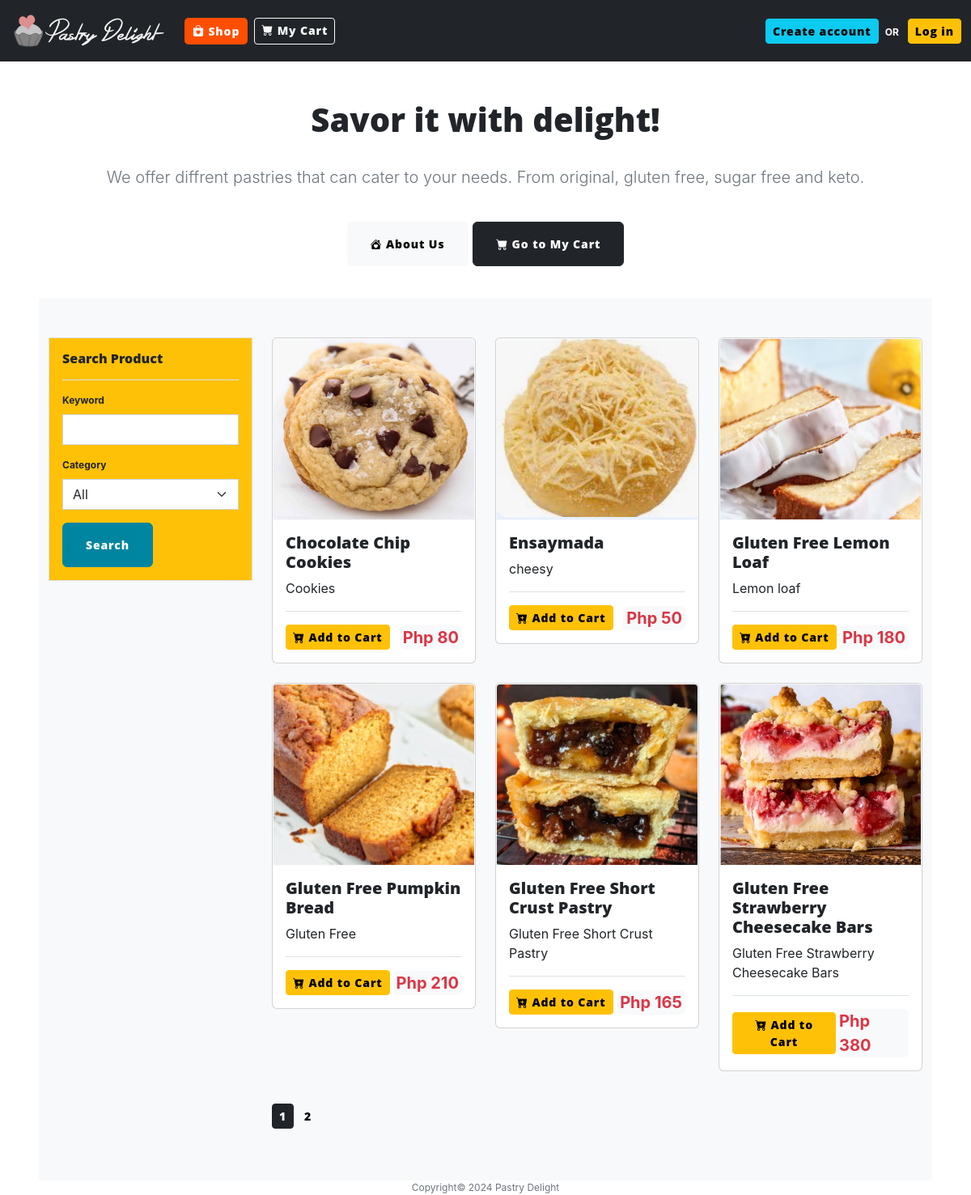
Before: / with the older database file.
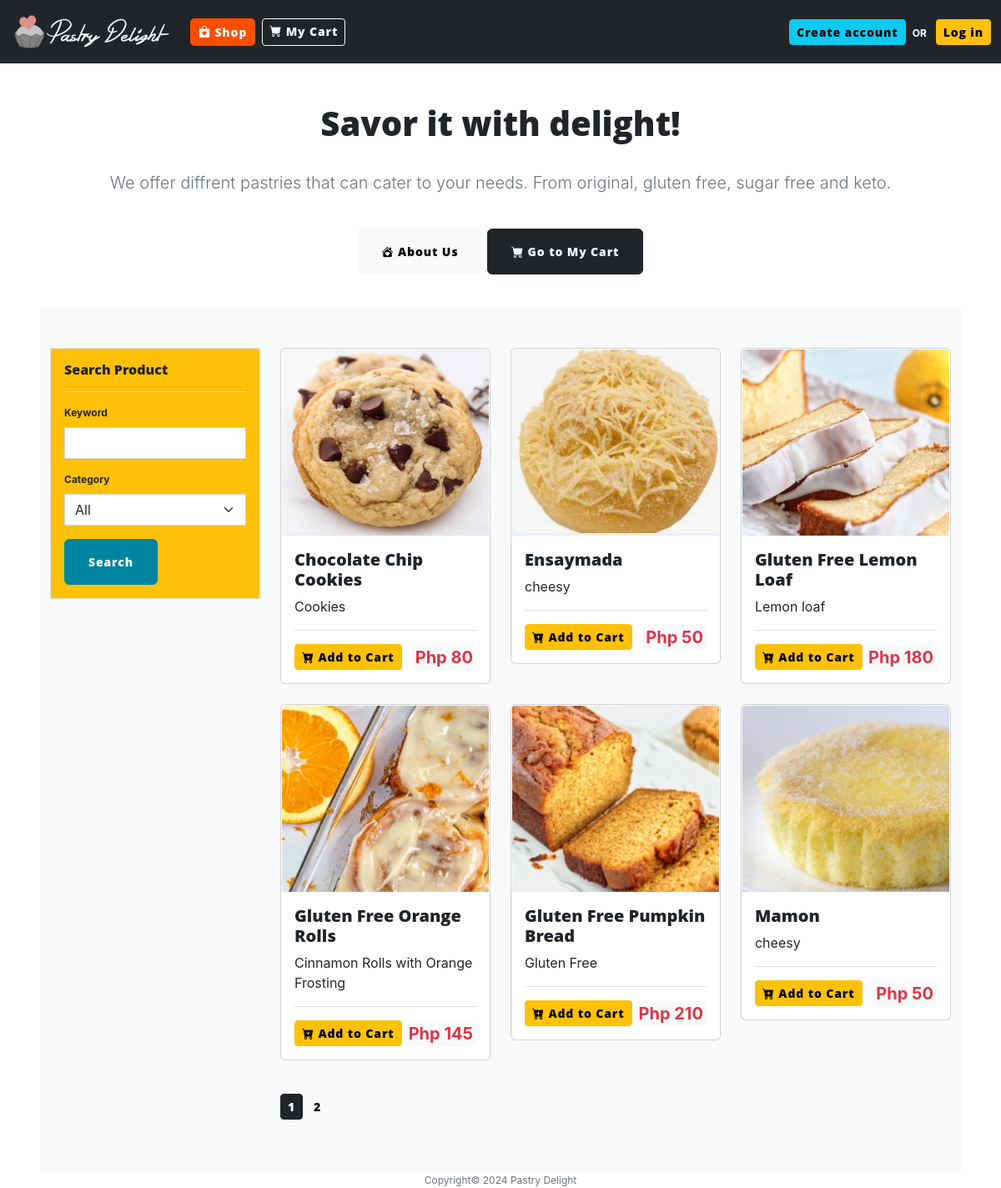
After: the same page with the newer database file.
### model.py (models this page shows, shortened)
class Product(db.Model):
    __tablename__ = "product"
    id: Mapped[int] = mapped_column(primary_key=True)
    name: Mapped[str] = mapped_column(String(250), unique=True)
    code: Mapped[str] = mapped_column(String(20), nullable=True, unique=True)
    price: Mapped[float] = mapped_column(Float)
    description: Mapped[str] = mapped_column(String(250), nullable=True)
    remarks: Mapped[str] = mapped_column(String(250), nullable=True)
    status: Mapped[str] = mapped_column(String(100))
    img_path: Mapped[str] = mapped_column(String(250), nullable=True)
    product_category_id: Mapped[int] = mapped_column(ForeignKey("product_category.id"))
    product_category = relationship("ProductCategory", back_populates="products")
    created_date: Mapped[datetime] = mapped_column(DateTime(timezone=False), server_default=func.now(), nullable=False)
    user_id: Mapped[int] = mapped_column(ForeignKey("user.id"))
    created_by = relationship("User", back_populates="products")

### main.py (the view)
@app.route("/", methods=["GET", "POST"])
def home():
    if 'cart' not in session:
        session['cart'] = db_connect.cart
        session['order'] = db_connect.order
    cart = session['cart']
    db_connect.records_per_page = RECORDS_PER_PAGE_HOME
    page = request.args.get('page', 1, type=int)
    per_page = db_connect.records_per_page
    offset = (page - 1) * per_page
    is_admin = False
    form = ProductSearchForm()
    categories = db_connect.get_product_categories()
    form.category.choices = [('0', 'All')]
    form.category.choices.extend([(categ.id, categ.name) for categ in categories])
    form_cart = AddtoCartForm()
    if current_user.is_authenticated:
        user_access = db_connect.get_user_access(**{'user_id': current_user.id, 'user_group_id': 1})
        if user_access:
            is_admin = True
    if 'search_home_criteria' not in session:
        session['search_home_criteria'] = {
            'keyword': "%%",
            'category': 0
        }
    search_criteria = session['search_home_criteria']
    if request.method == "POST":
        page = 1
        search_criteria["keyword"] = f"%{form.keyword.data}%"
        search_criteria["category"] = form.category.data
        session['search_home_criteria'] = search_criteria
    else:
        if "search_home_criteria" in session:
            get_search_criteria = session['search_home_criteria']
            form.keyword.data = get_search_criteria["keyword"].replace("%", "")
            form.category.data = get_search_criteria["category"]
    if int(search_criteria["category"]) > 0:
        products = db_connect.get_products(keyword=search_criteria["keyword"], page=page,
                                           **{'status': 'ACTIVE', 'product_category_id': search_criteria["category"]})
    else:
        products = db_connect.get_products(keyword=search_criteria["keyword"], page=page,
                                           **{'status': 'ACTIVE'})
    return render_template("home.html", products=products,cart=cart, form=form, form_cart=form_cart, is_admin=is_admin,
                           now=DATE_NOW)

### form.py
class ProductSearchForm(FlaskForm):
    keyword = StringField('Keyword')
    category = SelectField('Category')
    submit_btn = SubmitField('Search',render_kw={'class':'btn-sm btn-dark'})

class AddtoCartForm(FlaskForm):
    qty = IntegerField('Quantity', validators=[DataRequired(),NumberRange(min=1)])
    submit_btn = SubmitField('Add to Cart')

### model.py (called while the page is built)
    def get_product_categories(self):
        record_list = self.db.session.execute(db.select(ProductCategory).order_by(ProductCategory.name)).scalars().all()
        return record_list

### templates/home.html (shortened to what this page needs)
{% include "header.html" %}
{% from "bootstrap5/form.html" import render_form, render_field %}
<body class="body_home">
<main role="main" class="pt-5">
    <section class="jumbotron text-center">
        <div class="container">
            <h1 class="jumbotron-heading">Savor it with delight!</h1>
            <p class="lead text-muted">We offer diffrent pastries that can cater to your needs.
                From original, gluten free, sugar free and keto.</p>
            <p>
                <a href="{{ url_for('about_us') }}" class="btn btn-light my-2">
                    <i class="bi bi-house-heart-fill"></i>
                    About Us
                </a>
                <a href="{{ url_for('my_cart') }}" class="btn btn-dark my-2 position-relative">
                    <i class="bi bi-cart-fill"></i>
                    Go to My Cart
                </a>
            </p>
        </div>
    </section>
    <div class="album py-5 bg-light bg-opacity-90 mx-5">
        <div class="container">
            <div class="row">
                <div class="col-md-3">
                    <div class="border border-1 bg-warning  p-3">
                        <h6>Search Product</h6>
                        <hr/>
                        <div class="fs-7">
                            {{ render_form(form) }}
                        </div>
                    </div>
                </div>
                <div class="col-md-9">
                    <div class="row">
                        {% if products.total > 0 %}
                        {% for product in products: %}
                        <div class="col-md-4">
                            <div id="prod{{ product.id}}" class="card mb-4 box-shadow">
                                {% if product.img_path: %}
                                <img id="prodimg{{product.id}}" class="card-img-top border border-1 border-light" alt="{{product.name}}"
                                     src="{{ url_for('static', filename='images/products/'+product.img_path) }}"
                                     data-holder-rendered="true" style="height: 225px; width: 100%; display: block;">
                                {% else %}
                                <img id="prodimg{{product.id}}" class="card-img-top border border-1 border-light" alt="{{product.name}}"
                                     src="{{ url_for('static', filename='images/products/cupcake.png') }}"
                                     data-holder-rendered="true" style="height: 285px; width: 100%; display: block;">
                                {% endif %}
                                <div class="card-body">
                                    <h5 id="prodname{{ product.id}}">{{ product.name }}</h5>
                                    <div id="proddesc{{ product.id}}" class="card-text fs-6">{{ product.description }}</div>
                                    <hr/>
                                    <div class="d-flex justify-content-between align-items-center">
                                        <div class="btn-group">
                                            <button id="addtocart_{{product.id}}" type="button" class="btn btn-sm btn-warning" data-bs-toggle="modal"
                                                    data-bs-target="#addtocart">
                                                <i class="bi bi-cart-plus-fill"></i> Add to Cart
                                            </button>
                                        </div>
                                        <small class="bg-light text-danger fw-bold fs-5 px-1 rounded">Php {{ '%02d' %
                                            product.price }}</small>
                                    </div>
                                </div>
                            </div>
                        </div>
                        {% endfor %}
                        <div class="bg-light py-3 fs-6 fw-bold">
                            {% for i in range(1,products.pages+1): %}
                            <a href="{{ url_for('home',page=i) }}" class="btn btn-sm {% if products.page == i %}btn-dark{%else%} btn-light{%endif%}">
                                {{ i }}
                            </a>
                            {% endfor %}
                        </div>
                        {% else %}
                        <div class="alert alert-secondary bg-secondary text-center text-white fw-bold">
                            No products found.
                        </div>
                        {% endif %}
                    </div>
                </div>
            </div>
        </div>
    </div>
</main>
{% include "footer.html" %}
</body>

### templates/header.html (shortened to what this page needs)
<!DOCTYPE html>
<html lang="en">
<head>
    {% block styles %}
    {{ bootstrap.load_css() }}
    <link
            href="{{ url_for('static', filename='css/style.css') }}"
            rel="stylesheet"
    />
    <link href="https://cdn.jsdelivr.net/npm/bootstrap-icons/font/bootstrap-icons.css" rel="stylesheet">
    {% endblock %}
</head>
<body>
<nav class="navbar navbar-expand-lg navbar-dark bg-dark">
    <div class="container-fluid">
        <a class="navbar-brand" href="{{ url_for('home') }}">
            <img class="logo" alt="Pastry Delight"
                 src="{{ url_for('static', filename='images/pd_horizontal_white.png') }}">
        </a>
        <div class="collapse navbar-collapse" id="navbarSupportedContent">
            <ul class="navbar-nav mb-2 mb-lg-0">
                <li class="nav nav-item me-2">
                     <a class="btn btn-outline-light btn-sm {% if request.path == '/' %}active{% endif %}" aria-current="page" href="{{ url_for('home') }}">
                        <i class="bi bi-bag-heart-fill"></i>
                        Shop
                    </a>
                </li>
                <li class="nav nav-item me-2">
                    <a class=" btn btn-outline-light btn-sm" aria-current="page" href="{{ url_for('my_cart') }}">
                        <i class="bi bi-cart-fill"></i>
                        My Cart
                    </a>
                </li>
            </ul>
            <ul class="navbar-nav navbar-right">
                {% if current_user.is_authenticated %}
                <li class="fw-bold text-white me-3 fs-5 nav-item dropdown">
                    <a class="dropdown-toggle text-white fs-6"  role="button"
                       data-bs-toggle="dropdown" aria-expanded="false">
                        <i class="bi bi-person-circle me-2"></i>
                        Hi, {{ current_user.fname }}
                    </a>
                     <ul class="dropdown-menu" aria-labelledby="navbarDropdown">
                        <li>
                            <a class="dropdown-item" href="{{ url_for('profile') }}">
                                <i class="bi bi-person-fill-gear me-2"></i>Profile Settings
                            </a>
                        </li>
                     </ul>
                </li>
                <li class="nav-item">
                    <a href="{{ url_for('logout') }}" class="btn btn-secondary btn-sm">Log out</a>
                </li>
                {% else %}
                <li class="nav-item">
                    <a href="{{ url_for('register') }}" class="btn btn-info btn-sm">Create account</a>
                </li>
                <li class="nav-item">
                    <span class="text-white px-2 fs-7 fw-bold">OR </span>
                    <a href="{{ url_for('login') }}" class="btn btn-warning btn-sm">Log in</a>
                </li>
                {% endif %}
            </ul>
        </div>
    </div>
</nav>

### templates/footer.html (shortened to what this page needs)
<div class="container">
    <div class="row">
        <div class="text-center text-muted fs-7">
            Copyright© {{ now.year }} Pastry Delight
        </div>
    </div>
</div>

Changed rows visible on the page:
removed Product: img_path (picture), name "Gluten Free Short Crust Pastry", description "Gluten Free Short Crust Pastry", price "165"
removed Product: img_path (picture), name "Gluten Free Strawberry Cheesecake Bars", description "Gluten Free Strawberry Cheesecake Bars", price "380"
now on this page (row edited): Product: img_path (picture), name "Gluten Free Orange Rolls", description "Cinnamon Rolls with Orange Frosting", price "145"
now on this page (row unchanged): Product: img_path (picture), name "Mamon", description "cheesy", price "50"
